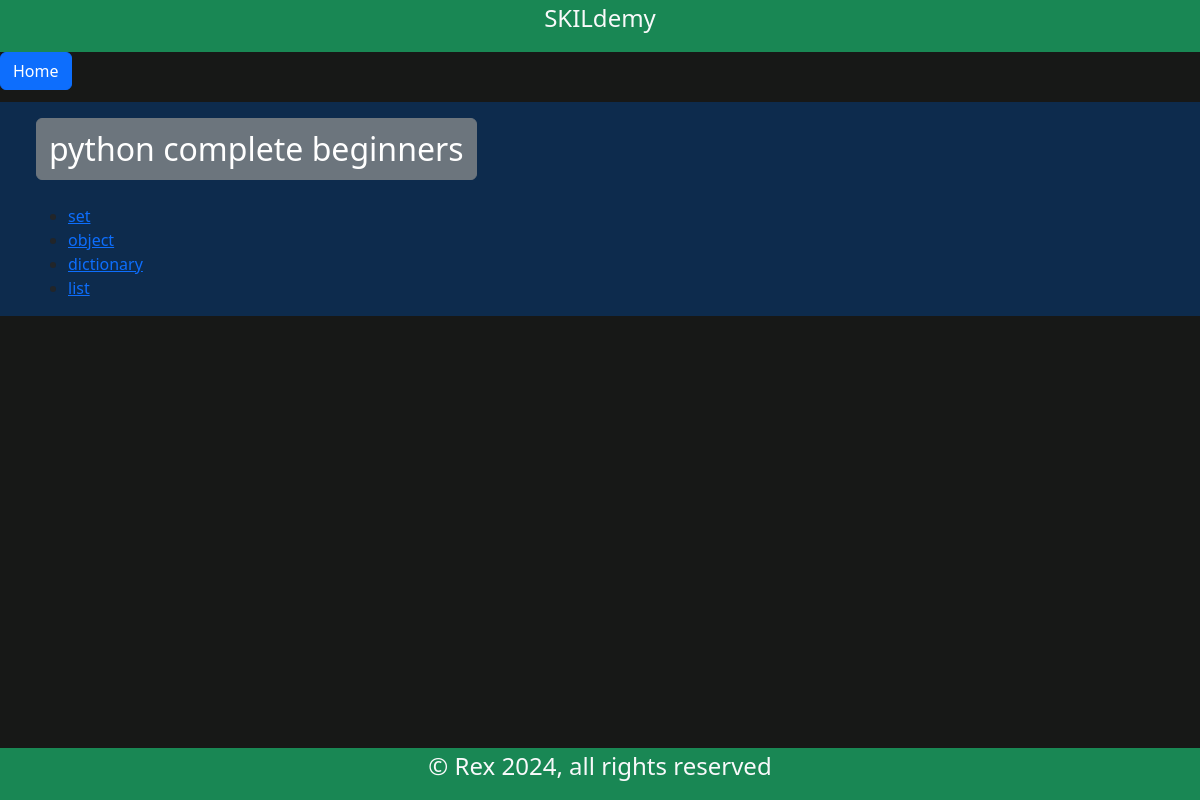
Page /learns/1/ (signed in) on the committed database.
### learning_platform/models/models.py (models this page shows, shortened)
class Course(db.Model):
    __tablename__ = "course"
    id = db.Column(db.String(36), primary_key=True, default= lambda: str(uuid.uuid4()))
    name = db.Column(db.String(80), nullable=False)
    description = db.Column(db.String(250), nullable=False)
    price = db.Column(db.Numeric(10, 2), nullable=False)
    rate = db.Column(db.Numeric(10, 2), nullable=False, default=1.00)
    enrolled_at = db.Column(db.DateTime(timezone=True), default=func.now())
    updated_at = db.Column(db.DateTime(timezone=True), default=func.now())
    subjects = db.relationship(
        'Subject', secondary=course_subjects, backref=db.backref('courses', lazy=True))
    topics = db.relationship('Topic', secondary=course_topics,
                             lazy='subquery', backref=db.backref('courses', lazy=True))

class SubTopic(db.Model):
    __tablename__ = "subtopic"
    id = db.Column(db.String(36), primary_key=True, default= lambda: str(uuid.uuid4()))
    name = db.Column(db.String(80), nullable=False)
    desc = db.Column(db.String(250), nullable=True)
    topic_id = db.Column(db.String(36), db.ForeignKey('topic.id'))
    youtube_videos = db.relationship('YouTube', backref='subtopic', lazy='dynamic')

### learning_platform/views/users.py (the view)
@user_bp.route('/learns/<string:course_id>/', methods=['GET', 'POST'])
def learn_skills(course_id):
    if not current_user.is_authenticated:
        next_url = request.url
        print(f'the learn skill next: {next_url}')
        return redirect(url_for('users.login', next_url=next_url))
    user_c = Course.query.get(course_id)
    if user_c:
        c_and_t = c_and_topics(user_c)
        first_key, first_value = next(iter(c_and_t.items()))
        return render_template(
            'user/learn_page.html',
            fk=first_key,
            fv=first_value)
    return render_template('user/learn_page.html')

### learning_platform/_helpers.py (called while the page is built)
def c_and_topics(course):
    c_dict = {}
    c_dict[course.name] = [[t.name, course.id, t.id]
                           for topics in course.topics for t in topics.sub_topics]
    return c_dict

### learning_platform/models/models.py (called while the page is built)
@login_manager.user_loader
def user_loader(user_id):
    return User.query.get(user_id)

### learning_platform/templates/user/learn_page.html (shortened to what this page needs)
<!DOCTYPE html>
<html lang="en">
<head>
  {% extends "base.html" %}
  {% block main %}
  <nav><a class="btn btn-primary" href="{{url_for('users.userprofile')}}">Home</a></nav>
        <div class="container-fluid">
            <div class="row">
                {% if fk %}
                <div class="col">
                    <p class=""><h1 class="btn btn-secondary fs-2 ">{{fk}}</h1></p>
                    <ul>
                        {% for t in fv %}
                        <li>
                            <a href="{{ url_for('users.topic_by_course', course_id=t[1], topic_id=t[2]) }}">{{ t[0] }}</a>
                        </li>
                        {% endfor %}
                    </ul>
                </div>
                {% endif %}
            </div>
        </div>
{% endblock %}

### learning_platform/static/css/style.css (style rules this page uses)
.container-fluid { background-color: rgb(13, 43, 77); }
body { background-color: rgb(23, 24, 23); }
.row { margin: 12px; }

### rows in the picture
Course: name "python complete beginners"
SubTopic: name "set"
SubTopic: name "object"
SubTopic: name "dictionary"
SubTopic: name "list"
